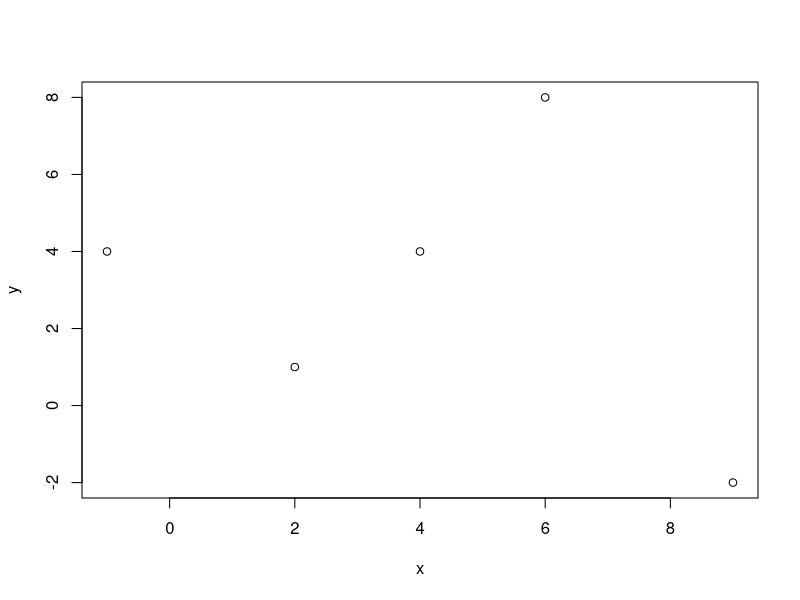
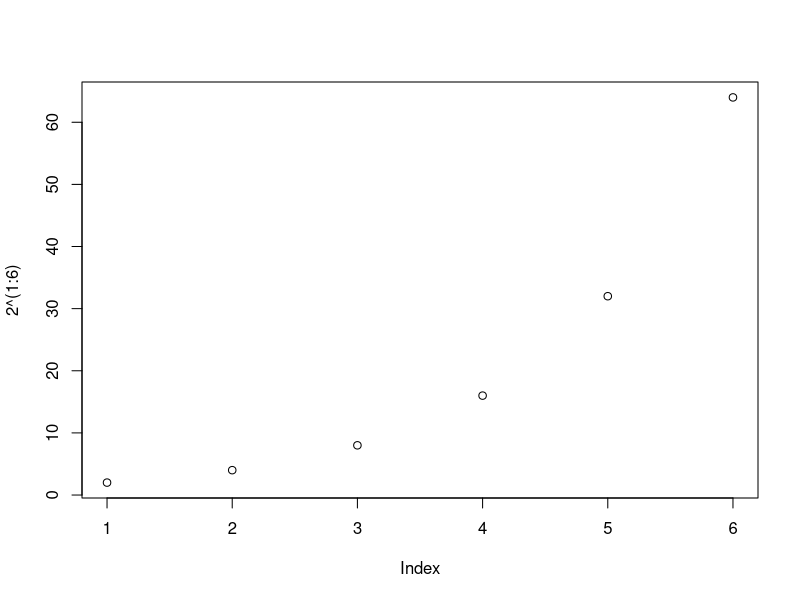
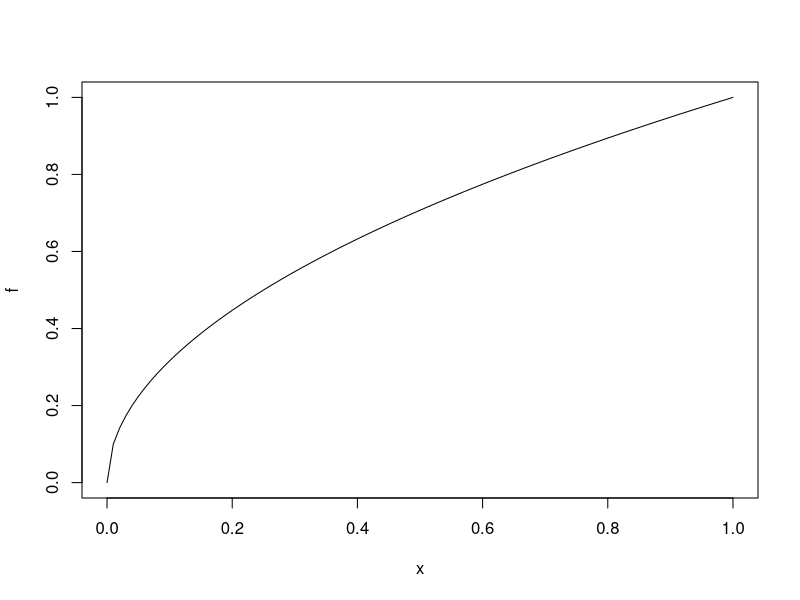
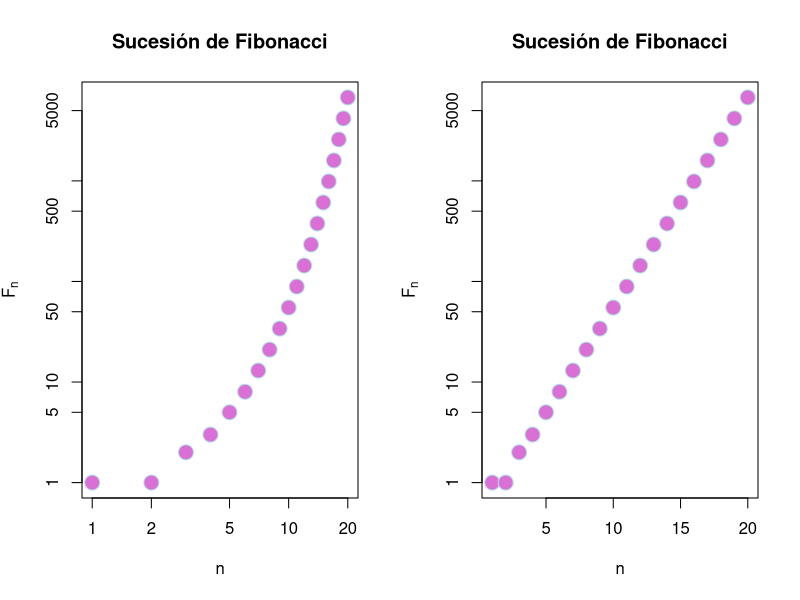
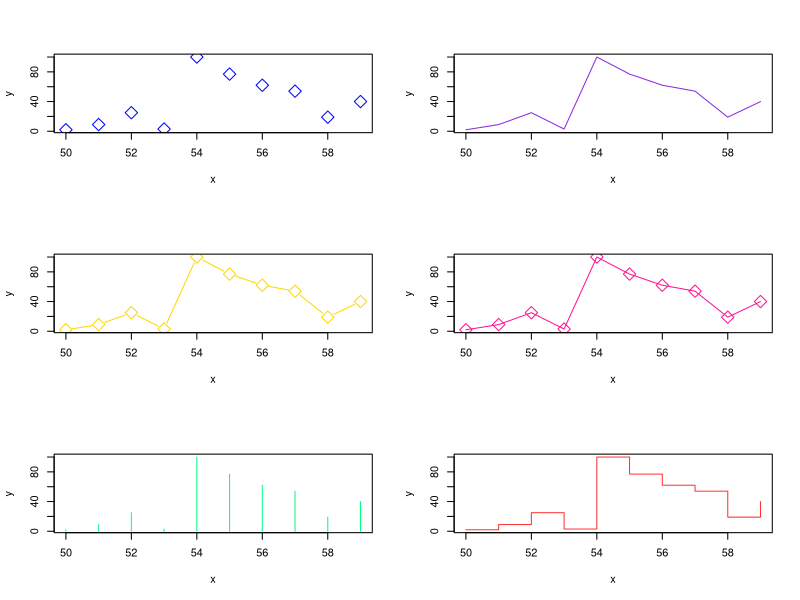
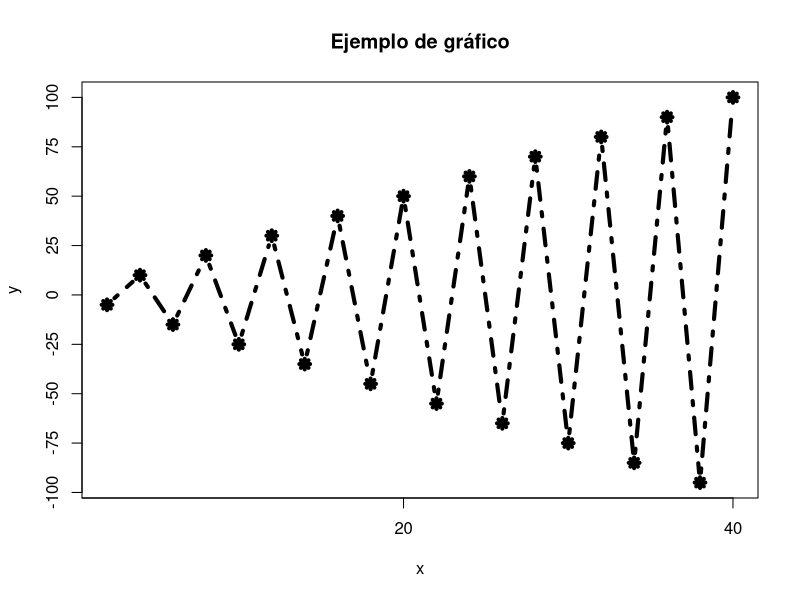
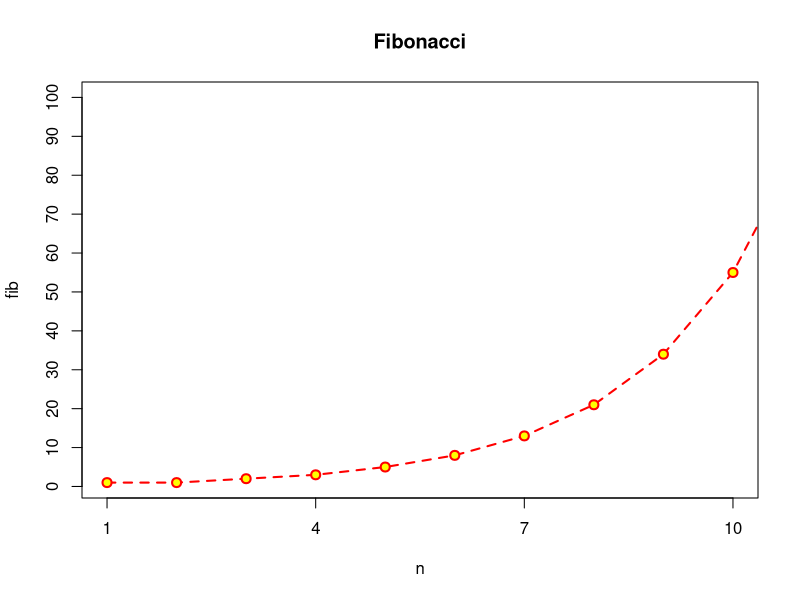
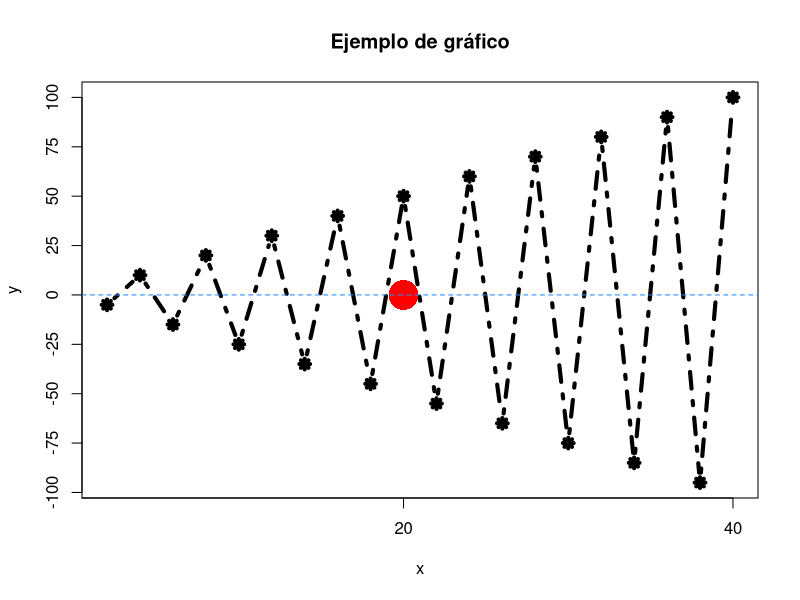

R code for these plots, in order:
## ---- chunk 1
knitr::opts_chunk$set(echo = TRUE)
## ---- chunk 2
x = c(2,6,4,9,-1)
y = c(1,8,4,-2,4)
plot(x,y)
## ---- chunk 3
plot(2^(1:6))
## ---- chunk 4
f <- function(x){
  sqrt(x)
}
plot(f)
## ---- chunk 5
n = 1:20
fib = (1/sqrt(5))*((1+sqrt(5))/2)^n -(1/sqrt(5))*((1-sqrt(5))/2)^n
fib
par(mfrow = c(1,2))
plot(fib, xlab = "n",ylab = expression(F[n]),
     main = "Sucesión de Fibonacci",pch = 21, cex = 2,
     col = "powderblue",bg = "orchid", log = "xy")
plot(fib, xlab = "n",ylab = expression(F[n]),
     main = "Sucesión de Fibonacci",pch = 21, cex = 2,
     col = "powderblue",bg = "orchid", log = "y")
par(mfrow = c(1,1)) 
## ---- chunk 6
par(mfrow = c(3,2))
x = c(50:59)
y = c(2,9,25,3,100,77,62,54,19,40)
plot(x,y,pch = 23,cex = 2, col = "blue", type = "p")
plot(x,y,pch = 23,cex = 2, col = "blueviolet", type = "l")
plot(x,y,pch = 23,cex = 2, col = "gold", type = "b")
plot(x,y,pch = 23,cex = 2, col = "deeppink", type = "o")
plot(x,y,pch = 23,cex = 2, col = "springgreen", type = "h")
plot(x,y,pch = 23,cex = 2, col = "firebrick1", type = "s")
par(mfrow = c(1,1))
## ---- chunk 7
x = (2*(1:20))
y = (-1)^(1:20)*5*(1:20)
plot(x,y,main="Ejemplo de gráfico",pch = 8,cex = 1,type = "b",lty = 4, lwd = 4, xaxp = c(0,40,2), yaxp = c(-100,100,8))
## ---- chunk 8
plot(n,fib, pch = 21, col = "red", bg = "yellow", cex = 1.2,
     main = "Fibonacci",type = "o", lty = "dashed", lwd = 2, xlim = c(1,10),
     ylim = c(1,100), xaxp = c(1,10,3), yaxp = c(0,100,10))
## ---- chunk 9
x = (2*(1:20))
y = (-1)^(1:20)*5*(1:20)
plot(x,y,main="Ejemplo de gráfico",pch = 8,cex = 1,type = "b",lty = 4, lwd = 4, xaxp = c(0,40,2), yaxp = c(-100,100,8))
points(20,0, col = "red", cex = 4, pch = 16)
abline(h = 0,lty = 2,col = "dodgerblue")
## ---- chunk 10
f <- function(x){
  x^2 - 2*x + sqrt(abs(x))
}
plot(f,xlim = c(-3,3))
points(0,0,pch = 19)
points(-3:3,(-3:3)^2,col = "blue")
abline(2,3,lty = "dashed",col = "red")
abline(v = 2,lty = "dotted",col = "green")
abline(h = 5,lty = "dotdash", col = "gray")
## ---- chunk 11
f <- function(x){x^2}
plot(f,xlim = c(-3,3),col="red",lwd = 2,ylab = expression(y^2),xlab = "x")
abline(h = 0:9, v = -3:3,lty = "dotted",col = "gray")
legend("center",
       col = c("red"),
       legend = expression(x^2),
       lwd = 3,
       bty = "l")
## ---- chunk 12
plot(tan,xlim = c(-pi,pi),ylim = c(-5,5))
abline(v = c(-pi/2,pi/2),col = "red")
## ---- chunk 13
alumnos = c(1:10)
notas = c(2,5,7,9,8,3,5,6,10,7)
plot(alumnos,notas,main = "Gráfico con texto")
text(alumnos,notas,labels = c("S","A","N","E","N","S","A","A","E","N"),pos = c(rep(3,times = 8),1,3))
symbols(5,8,stars = cbind(1,.5,1,.5,1,.5,1,.5,1,.5),add = TRUE,lwd = 3,inches = 0.2,fg = "blue")
symbols(4,9,stars = cbind(1,.5,1,.5,1,.5,1,.5,1,.5),add = TRUE,lwd = 3,inches = 0.2,fg = "red")
symbols(9,10,stars = cbind(1,.5,1,.5,1,.5,1,.5,1,.5),add = TRUE,lwd = 3,inches = 0.2,fg = "green")
## ---- chunk 14
plot(0,0)
text(0,0,labels = "debajo",pos = 1)
text(0,0,labels = "izquierda",pos = 2)
text(0,0,labels = "arriba",pos = 3)
text(0,0,labels = "derecha",pos = 4)
points(0,1)
text(0,1,labels = "centro")
## ---- chunk 15
f <- function(x){x^2}
plot(f,xlim = c(-3,3),ylim = c(-10,10))
points(-3:3,f(-3:3),pch = 19)
lines(-3:3,f(-3:3),lwd = 2,lty = "dotted",col = "red")
curve(x^3,lty = "dashed",col = "blue",add = TRUE)
curve(x^4,lty = "dashed",col = "orangered",add = TRUE)
legend("bottomright",
       legend = c(expression(x^2),expression(x^3),expression(x^4)),
       lwd = 2,
       col = c("red","blue","orangered"),
       lty = c("dotted","dashed","dashed")
       )
## ---- chunk 16
x = c(5*(1:20))
plot(x,c(exp(-x)+(-1)^x*x/2*sin(x)^2))
lines(c(20,10,40,80,60,60,20),c(20,0,-20,-20,40,0,20),lwd = 2,col = "darkslategray1")
curve(20*sin(x),add = TRUE,col = "green")
## ---- chunk 17
x = seq(0,2*pi,0.1)
plot(x,sin(x),type = "l",col = "blue",lwd = 3, xlab = "",ylab = "")
lines(x,cos(x),col = "green",lwd = 3)
lines(x,tan(x),col = "purple",lwd = 3)
legend("bottomleft",
       col = c("blue","green","purple"),
       legend=c("Seno","Coseno","Tangente"),
       lwd = 3,
       bty = "l")
## ---- chunk 18
x = c(5*(1:10))
plot(x,c(exp(-x)+(-1)^x*x/2*sin(x)^2),xlab ="",ylab = "",
     main = "Gráfico con varios elementos")
segments(10,0,40,0,col = "red", lwd = 4)
arrows(10,0,40,-10,col = "blue", length = 0.5,angle = 5, code = 3)
symbols(40,0,stars = cbind(1,.5,1,.5,1,.5,1,.5,1,.5),add = TRUE,lwd = 3,inches = 0.5)
symbols(40,0,stars = cbind(1,.5,1,.5,1,.5,1,.5,1,.5),add = TRUE,lwd = 3)
polygon(c(20,30,40),c(10,-10,10),col = "gold",density = 3,angle = 90,lty = 4,lwd = 5)
